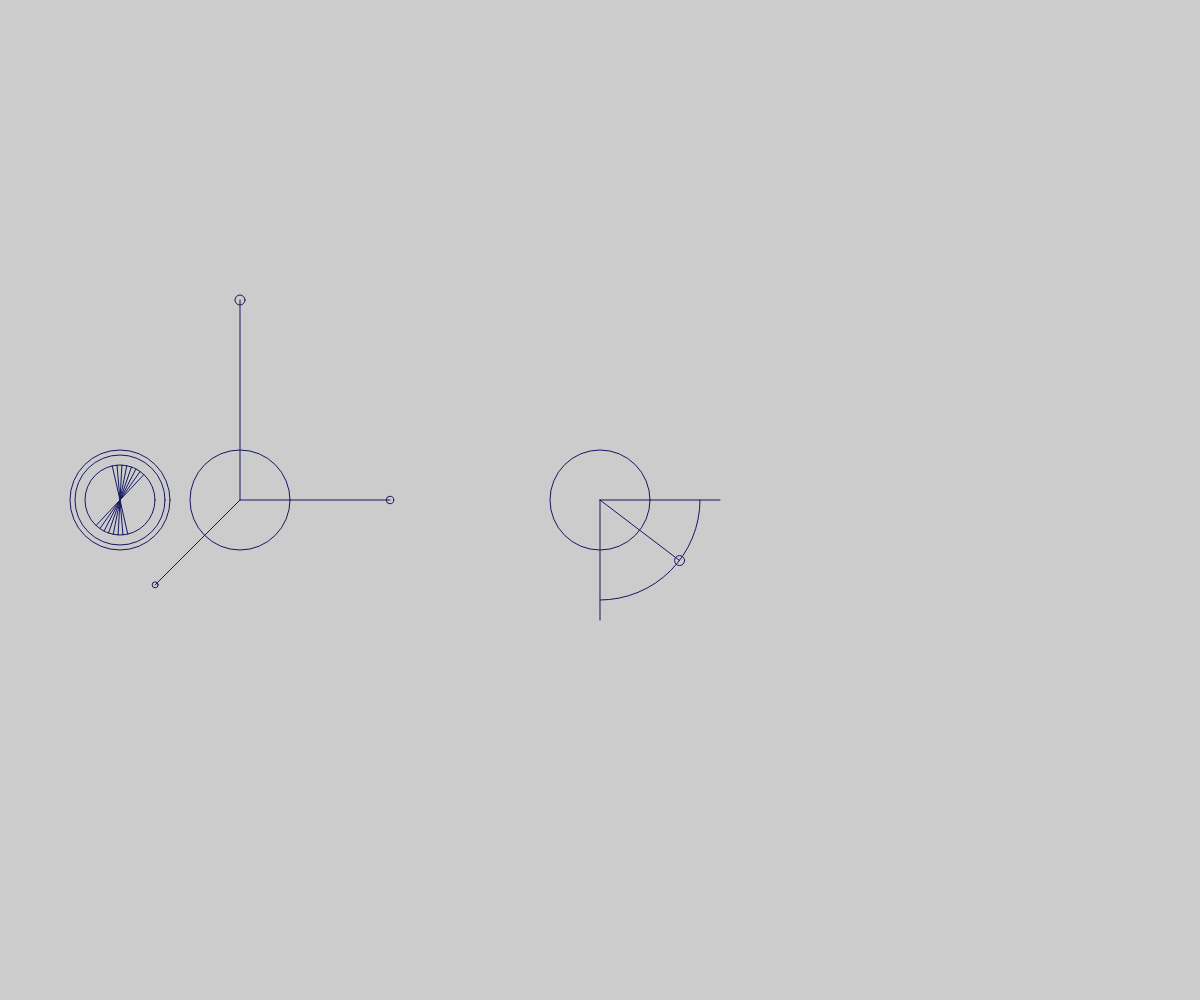
Frame 1 (no input)
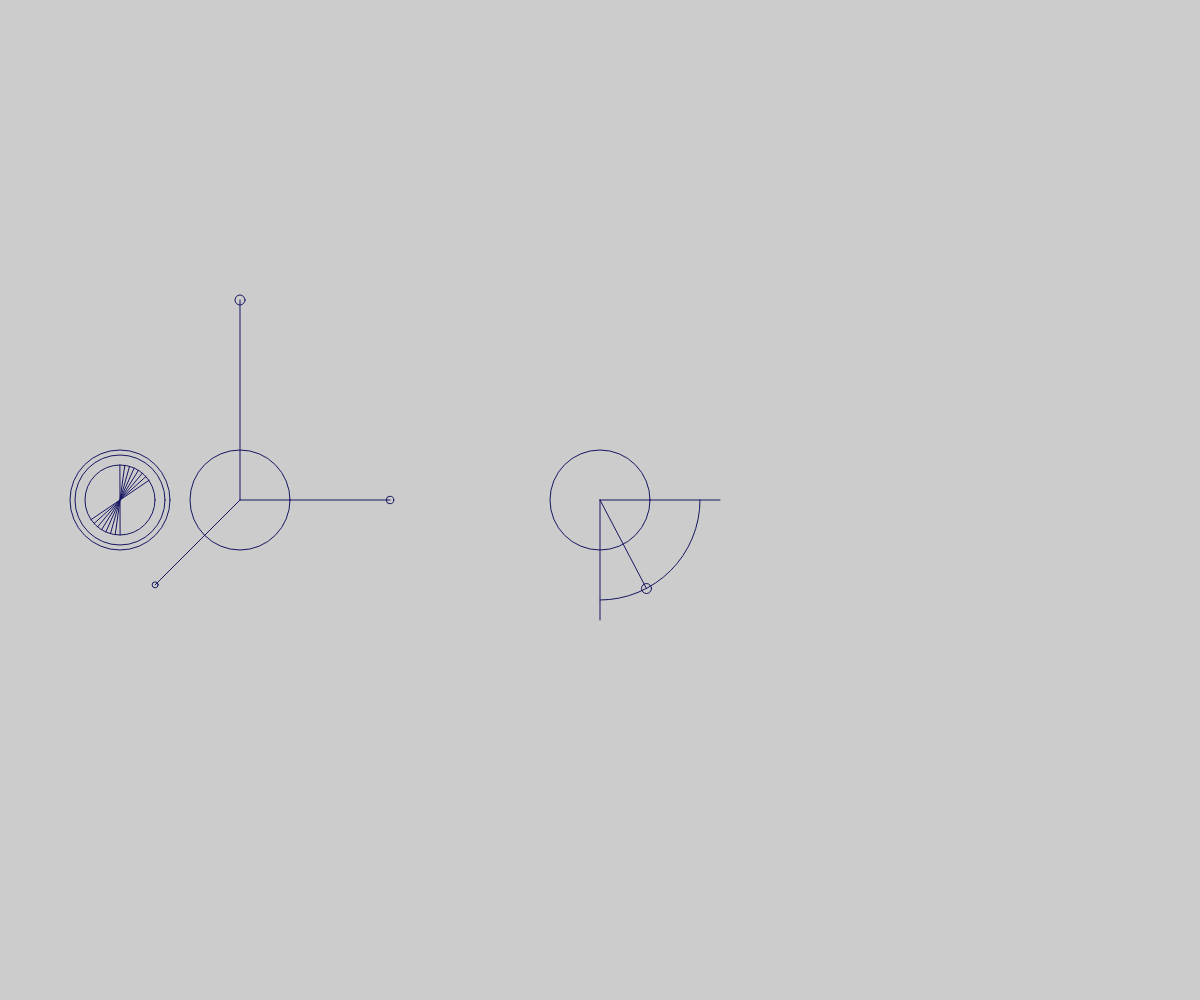
Frame 2 (the mouse pressed at the canvas centre, redrawn once)

The p5.js sketch that drew these frames (run headless with seeded random() and noise() and a simulated clock; the mouse was pressed at the canvas centre and the sketch redrawn once):

// p5.js sketch
// ── sketch.js
"use strict"

const DEG_TO_RAD = Math.PI / 180;

function setup(){
	createCanvas(windowWidth, windowHeight);
	noLoop();
	noFill();
	strokeWeight(1);
	stroke(22, 22, 99);
}

function draw(){
	background("#cccccc");

	const cX = width / 2;
	const cY = height / 2;

	drawUnitA(cX*0.2, cY, 100);
	drawUnitB(cX*0.4, cY, 100);
	drawUnitC(cX, cY, 100);
}
// ── utility.js
// UnitA
function drawUnitA(x, y, size){
	const deg = random(360);
	for(let i=0; i<8; i++){
		drawUnitALine(x, y, size*0.7, deg+8*i);
	}
	circle(x, y, size*0.7);
	circle(x, y, size*0.9);
	circle(x, y, size*1.0);
}

function drawUnitALine(x, y, size, deg){
	const rad = deg * DEG_TO_RAD;
	const aX = x + cos(rad) * size / 2;
	const aY = y + sin(rad) * size / 2;
	const bX = x + cos(rad+PI) * size / 2;
	const bY = y + sin(rad+PI) * size / 2;
	line(aX, aY, bX, bY);
}

// UnitB
function drawUnitB(x, y, size){
	circle(x, y, size);
	drawUnitBLine(x, y, size * 2, -90);
	drawUnitBLine(x, y, size * 1.5, 0);
	drawUnitBLine(x, y, size * 1.2, 135);
}

function drawUnitBLine(x, y, size, deg){
	const rad = deg * DEG_TO_RAD;
	const aX = x + cos(rad) * size;
	const aY = y + sin(rad) * size;
	circle(aX, aY, size / 20);
	line(x, y, aX, aY);
}

// UnitC
function drawUnitC(x, y, size){

	circle(x, y, size);
	arc(x, y, size*2, size*2, 0, PI/2);

	const aX = x + cos(0) * size * 1.2;
	const aY = y + sin(0) * size * 1.2;
	line(x, y, aX, aY);
	const bX = x + cos(PI/2) * size * 1.2;
	const bY = y + sin(PI/2) * size * 1.2;
	line(x, y, bX, bY);

	const rad = random(PI);
	const cX = x + cos(rad) * size;
	const cY = y + sin(rad) * size;
	line(x, y, cX, cY);
	circle(cX, cY, size * 0.1);
}
